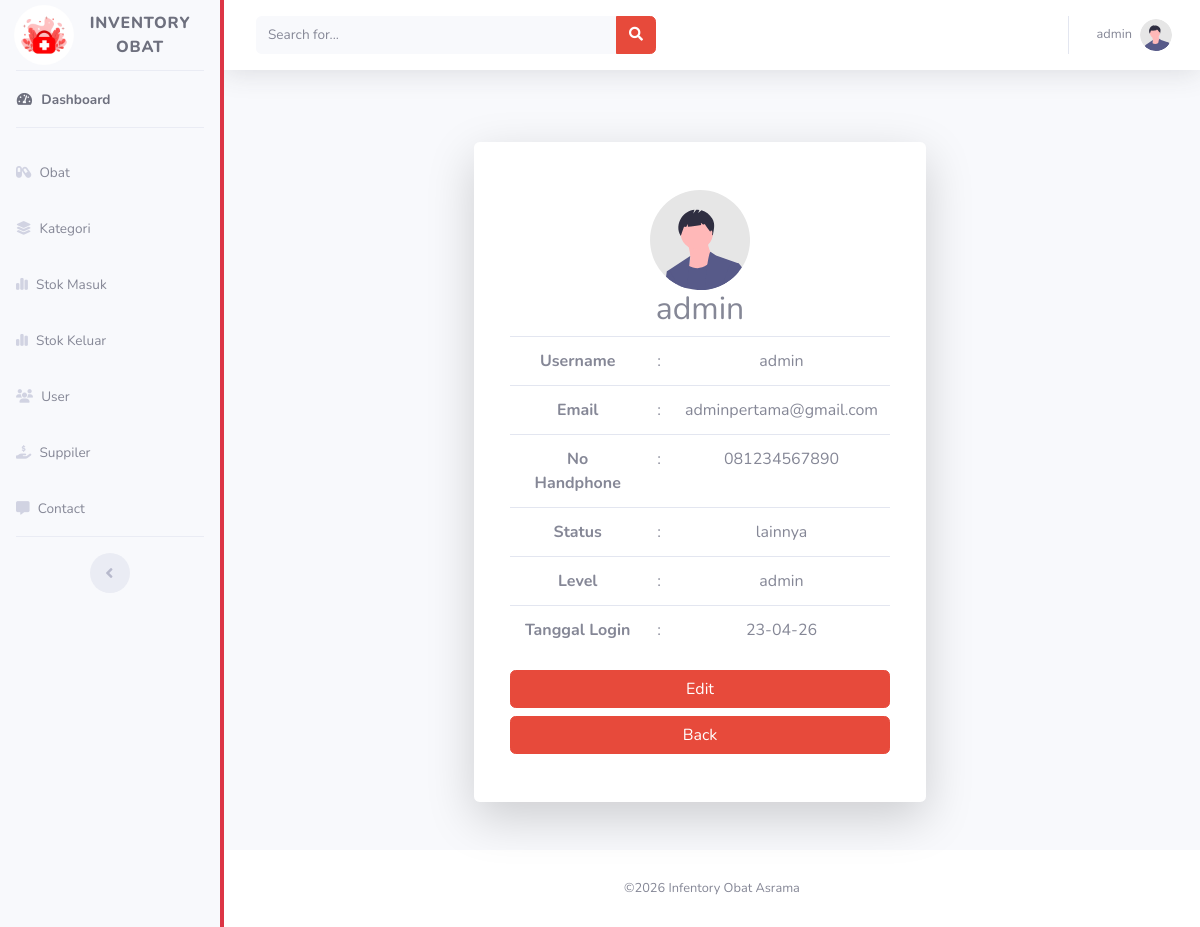
The app's page /index.php?page=profil (signed in) with its own data.
### tables this page shows
CREATE TABLE `user` (
  `id_user` int NOT NULL,
  `username` varchar(255) DEFAULT NULL,
  `email` varchar(255) DEFAULT NULL,
  `password` varchar(255) DEFAULT NULL,
  `no_hanphone` varchar(255) DEFAULT NULL,
  `status` enum('Guru','Pembina Asrama','Pengurus Asrama','Siswa','lainnya') DEFAULT NULL,
  `level` enum('admin','petugas','tamu') DEFAULT NULL
);

### profil.php (the view, shortened to what this page needs)
<?php
include "koneksi.php";
$sql = mysqli_query($connect, "SELECT * FROM user");
$u = mysqli_fetch_assoc($sql);
?>
<!DOCTYPE html>
<html lang="en">
<head>
    <link href="vendor/fontawesome-free/css/all.min.css" rel="stylesheet" type="text/css">
    <link href="css/sb-admin-2.min.css" rel="stylesheet">
</head>
<body>
    <div class=" w-100 row justify-content-center">
    <div class="col-xl-6 col-lg-10 col-md-9">
                <div class="card o-hidden border-0 shadow-lg my-5">
                    <div class="card-body p-0">
                        <div class="row">
                            <div class="col-lg-12">
                                <div class="p-5">
                                    <div class="row justify-content-center text-center">
                                        <div class="">
                                            <div class="">
                                                <img src="img/undraw_profile.svg" alt="Foto" width="100px">
                                                <div class="">
                                                    <h2><?= $u['username'] ?></h2>
                                                </div>
                                            </div>
                                            <div class="">
                                                <table class="table table-border">
                            <tr>
                                <td width="150"><strong>Username</strong></td>
                                <td width="1">:</td>
                                <td width="200"><?= $u['username']; ?></td>
                            </tr>
                            <tr>
                                <td width="150"><strong>Email</strong></td>
                                <td width="1">:</td>
                                <td width="200"><?= $u['email']; ?></td>
                            </tr>
                            <tr>
                                <td width="150"><strong>No Handphone</strong></td>
                                <td width="1">:</td>
                                <td width="200"><?= $u['no_hanphone']; ?></td>
                            </tr>
                            <tr>
                                <td width="150"><strong>Status</strong></td>
                                <td width="1">:</td>
                                <td width="200"><?= $u['status']; ?></td>
                            </tr>
                            <tr>
                                <td width="150"><strong>Level</strong></td>
                                <td width="1">:</td>
                                <td width="200"><?= $u['level']; ?></td>
                            </tr>
                            <tr>
                                <td width="150"><strong>Tanggal Login</strong></td>
                                <td width="1">:</td>
                                <td><?= date('d-m-y'); ?></td>
                            </tr>
                        </table>
                                        <a href="?page=update_profil&&id=<?= $u['id_user'] ?>" class="btn btn-danger btn-user btn-block">
                                            Edit
                                        </a>
                                        <a href="?page=dashboard" class="btn btn-danger btn-user btn-block">
                                            Back
                                        </a>
                                            </div>
                                        </div>
                                    </div>
                                </div>
                            </div>
                        </div>
                    </div>
                </div>
            </div>
    </div>
</body>
</html>

### records on screen
user: username "admin", email "adminpertama@gmail.com", no_hanphone "081234567890", status "lainnya", level "admin"

### other values on screen
$_SESSION['user']['username'] "admin"
